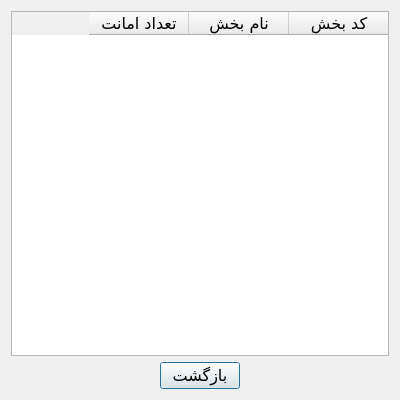
<?xml version="1.0" encoding="UTF-8"?>
<ui version="4.0">
 <class>ShowLoanStatsDialog</class>
 <widget class="QDialog" name="ShowLoanStatsDialog">
  <property name="geometry">
   <rect>
    <x>0</x>
    <y>0</y>
    <width>400</width>
    <height>400</height>
   </rect>
  </property>
  <property name="minimumSize">
   <size>
    <width>400</width>
    <height>400</height>
   </size>
  </property>
  <property name="font">
   <font>
    <family>B Nazanin</family>
    <pointsize>12</pointsize>
   </font>
  </property>
  <property name="windowTitle">
   <string>آمار امانت کتاب از بخش‌ها</string>
  </property>
  <property name="layoutDirection">
   <enum>Qt::RightToLeft</enum>
  </property>
  <property name="locale">
   <locale language="Persian" country="Iran"/>
  </property>
  <layout class="QVBoxLayout" name="verticalLayout">
   <item>
    <widget class="QTableWidget" name="tbl_sections">
     <column>
      <property name="text">
       <string>کد بخش</string>
      </property>
      <property name="font">
       <font>
        <family>B Nazanin</family>
        <pointsize>12</pointsize>
       </font>
      </property>
     </column>
     <column>
      <property name="text">
       <string>نام بخش</string>
      </property>
      <property name="font">
       <font>
        <family>B Nazanin</family>
        <pointsize>12</pointsize>
       </font>
      </property>
     </column>
     <column>
      <property name="text">
       <string>تعداد امانت</string>
      </property>
      <property name="font">
       <font>
        <family>B Nazanin</family>
        <pointsize>12</pointsize>
       </font>
      </property>
     </column>
    </widget>
   </item>
   <item>
    <layout class="QHBoxLayout" name="hlay_buttons">
     <item>
      <spacer name="horizontalSpacer_3">
       <property name="orientation">
        <enum>Qt::Horizontal</enum>
       </property>
       <property name="sizeHint" stdset="0">
        <size>
         <width>40</width>
         <height>20</height>
        </size>
       </property>
      </spacer>
     </item>
     <item>
      <widget class="QPushButton" name="btn_back">
       <property name="text">
        <string>بازگشت</string>
       </property>
      </widget>
     </item>
     <item>
      <spacer name="horizontalSpacer_2">
       <property name="orientation">
        <enum>Qt::Horizontal</enum>
       </property>
       <property name="sizeHint" stdset="0">
        <size>
         <width>40</width>
         <height>20</height>
        </size>
       </property>
      </spacer>
     </item>
    </layout>
   </item>
  </layout>
 </widget>
 <resources/>
 <connections/>
</ui>
